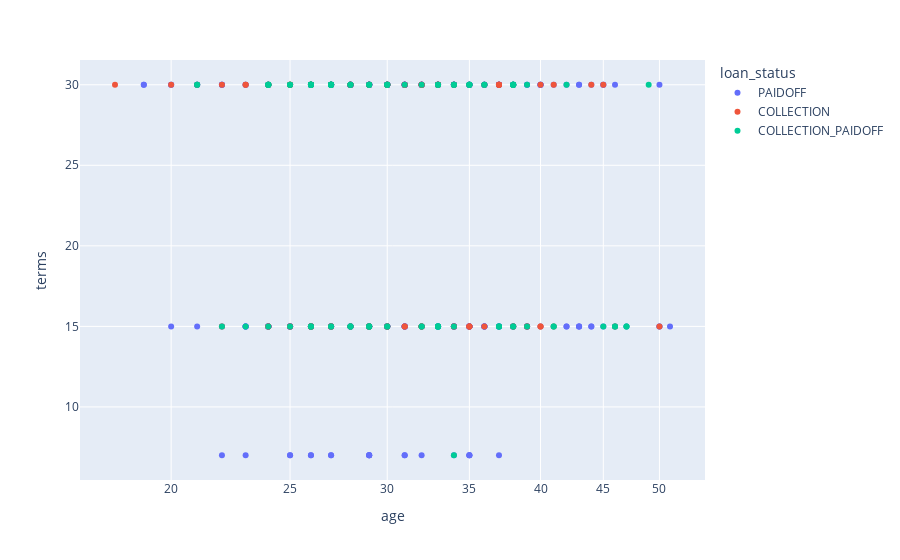

Notebook code cell kept with this figure:
### Code cell
configure_plotly_browser_state()
px.scatter(data, x="age", y="terms" ,color="loan_status",
           hover_data=["Gender"], log_x=True, size_max=60)

### Figure 1 — Plotly figure (JSON) as saved in the notebook; plotly's stock layout.template omitted (floating-point values rounded to 4 significant figures; data arrays with more than 128 entries replaced by an {"elided": "..."} marker saying what was removed)
{"data": [{"customdata": {"elided": "300x1 str values"}, "hovertemplate": "loan_status=PAIDOFF<br>age=%{x}<br>terms=%{y}<br>Gender=%{customdata[0]}<extra></extra>", "legendgroup": "PAIDOFF", "marker": {"color": "#636efa", "symbol": "circle"}, "mode": "markers", "name": "PAIDOFF", "showlegend": true, "type": "scatter", "x": {"elided": "300 int values"}, "xaxis": "x", "y": {"elided": "300 int values"}, "yaxis": "y"}, {"customdata": [["male"], ["male"], ["male"], ["male"], ["male"], ["female"], ["male"], ["male"], ["male"], ["male"], ["male"], ["female"], ["male"], ["male"], ["male"], ["male"], ["male"], ["male"], ["male"], ["male"], ["male"], ["male"], ["male"], ["male"], ["male"], ["male"], ["male"], ["male"], ["female"], ["male"], ["male"], ["male"], ["male"], ["female"], ["female"], ["male"], ["male"], ["male"], ["female"], ["male"], ["female"], ["male"], ["male"], ["male"], ["male"], ["male"], ["male"], ["male"], ["male"], ["male"], ["male"], ["male"], ["male"], ["male"], ["male"], ["male"], ["male"], ["male"], ["male"], ["male"], ["male"], ["male"], ["male"], ["male"], ["male"], ["female"], ["male"], ["male"], ["male"], ["male"], ["male"], ["male"], ["male"], ["male"], ["male"], ["female"], ["male"], ["male"], ["male"], ["male"], ["male"], ["male"], ["male"], ["male"], ["male"], ["male"], ["male"], ["male"], ["male"], ["male"], ["male"], ["male"], ["female"], ["male"], ["male"], ["male"], ["male"], ["male"], ["male"], ["male"]], "hovertemplate": "loan_status=COLLECTION<br>age=%{x}<br>terms=%{y}<br>Gender=%{customdata[0]}<extra></extra>", "legendgroup": "COLLECTION", "marker": {"color": "#EF553B", "symbol": "circle"}, "mode": "markers", "name": "COLLECTION", "showlegend": true, "type": "scatter", "x": [29, 37, 33, 27, 24, 31, 28, 40, 33, 41, 30, 26, 27, 20, 24, 26, 30, 29, 22, 24, 25, 28, 37, 32, 34, 28, 35, 27, 24, 44, 31, 27, 21, 30, 38, 34, 31, 23, 27, 39, 30, 25, 50, 23, 38, 27, 31, 40, 32, 29, 26, 25, 35, 41, 37, 34, 45, 26, 32, 28, 34, 29, 26, 26, 22, 27, 33, 28, 24, 37, 36, 18, 25, 40, 29, 26, 30, 33, 30, 32, 25, 35, 30, 26, 29, 26, 46, 36, 38, 32, 30, 35, 29, 26, 32, 25, 33, 39, 28, 26], "xaxis": "x", "y": [15, 30, 30, 15, 15, 15, 15, 30, 30, 15, 30, 15, 30, 30, 30, 15, 30, 15, 30, 15, 30, 30, 30, 15, 15, 30, 15, 30, 30, 30, 15, 15, 30, 30, 30, 30, 30, 30, 15, 15, 30, 30, 15, 30, 15, 30, 30, 15, 30, 15, 30, 15, 30, 30, 30, 15, 30, 30, 30, 30, 30, 15, 30, 15, 15, 30, 30, 15, 30, 30, 15, 30, 15, 15, 30, 15, 15, 30, 30, 30, 30, 15, 15, 30, 30, 30, 15, 30, 15, 15, 15, 15, 30, 30, 15, 30, 30, 15, 30, 30], "yaxis": "y"}, {"customdata": [["male"], ["male"], ["male"], ["male"], ["male"], ["male"], ["male"], ["male"], ["male"], ["male"], ["female"], ["male"], ["male"], ["male"], ["female"], ["male"], ["female"], ["male"], ["male"], ["male"], ["female"], ["male"], ["male"], ["male"], ["male"], ["male"], ["male"], ["female"], ["male"], ["male"], ["male"], ["male"], ["female"], ["male"], ["male"], ["male"], ["male"], ["male"], ["female"], ["male"], ["male"], ["male"], ["male"], ["female"], ["male"], ["male"], ["male"], ["male"], ["male"], ["male"], ["male"], ["male"], ["male"], ["male"], ["male"], ["male"], ["male"], ["male"], ["male"], ["male"], ["male"], ["male"], ["male"], ["male"], ["female"], ["female"], ["male"], ["male"], ["male"], ["male"], ["male"], ["male"], ["male"], ["male"], ["female"], ["female"], ["female"], ["male"], ["male"], ["male"], ["male"], ["male"], ["male"], ["male"], ["male"], ["male"], ["male"], ["male"], ["male"], ["male"], ["male"], ["male"], ["male"], ["male"], ["male"], ["male"], ["male"], ["male"], ["female"], ["male"]], "hovertemplate": "loan_status=COLLECTION_PAIDOFF<br>age=%{x}<br>terms=%{y}<br>Gender=%{customdata[0]}<extra></extra>", "legendgroup": "COLLECTION_PAIDOFF", "marker": {"color": "#00cc96", "symbol": "circle"}, "mode": "markers", "name": "COLLECTION_PAIDOFF", "showlegend": true, "type": "scatter", "x": [26, 28, 39, 29, 33, 27, 34, 26, 28, 32, 27, 21, 39, 38, 36, 33, 21, 25, 29, 33, 47, 33, 23, 24, 27, 32, 33, 27, 35, 37, 28, 33, 34, 29, 34, 29, 24, 34, 25, 24, 30, 28, 24, 26, 24, 29, 31, 26, 25, 29, 38, 41, 26, 26, 35, 37, 25, 24, 34, 33, 38, 38, 26, 37, 42, 49, 26, 41, 38, 26, 32, 27, 33, 30, 26, 35, 46, 27, 22, 27, 30, 27, 47, 30, 26, 38, 46, 35, 45, 36, 38, 27, 27, 29, 30, 28, 26, 30, 38, 28], "xaxis": "x", "y": [30, 15, 30, 15, 15, 30, 15, 30, 30, 15, 15, 30, 15, 15, 30, 15, 30, 15, 15, 30, 15, 30, 15, 15, 30, 30, 30, 30, 30, 15, 15, 15, 7, 30, 30, 30, 30, 30, 30, 30, 30, 15, 30, 30, 30, 15, 30, 30, 30, 30, 30, 15, 15, 30, 30, 15, 30, 30, 30, 15, 15, 30, 30, 15, 30, 30, 30, 15, 30, 30, 15, 30, 15, 30, 15, 30, 15, 30, 15, 30, 15, 15, 15, 30, 30, 30, 15, 30, 15, 30, 30, 30, 30, 15, 30, 30, 15, 15, 30, 30], "yaxis": "y"}], "layout": {"legend": {"title": {"text": "loan_status"}, "tracegroupgap": 0}, "margin": {"t": 60}, "xaxis": {"anchor": "y", "domain": [0, 1], "title": {"text": "age"}, "type": "log"}, "yaxis": {"anchor": "x", "domain": [0, 1], "title": {"text": "terms"}}}}
